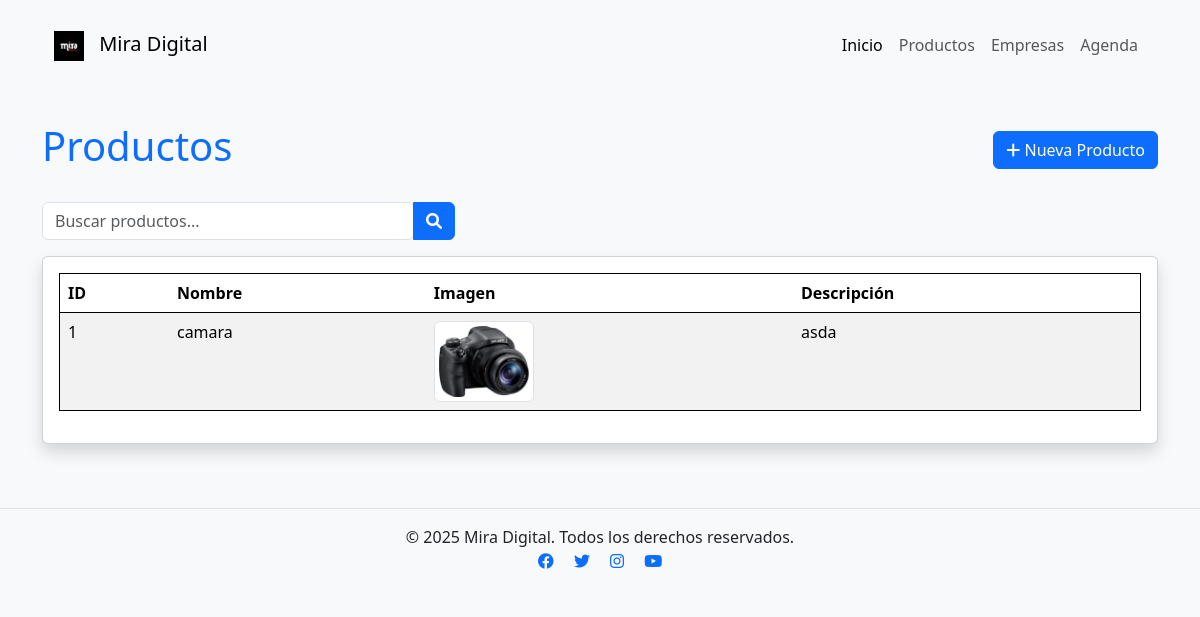
The page /productos.php on the database its author committed.
### tables this page shows
CREATE TABLE `productos` (
  `id` int(11) NOT NULL,
  `nombre` varchar(50) NOT NULL,
  `imagen` varchar(200) NOT NULL,
  `descripcion` varchar(200) NOT NULL,
  `id_usuario` int(11) NOT NULL
);

### productos.php (the view, shortened to what this page needs)
<head>
    <link href="https://cdn.jsdelivr.net/npm/bootstrap@5.3.3/dist/css/bootstrap.min.css" rel="stylesheet">
    <link rel="stylesheet" href="https://cdn.datatables.net/1.13.6/css/jquery.dataTables.min.css">
    <link href="https://cdnjs.cloudflare.com/ajax/libs/font-awesome/6.0.0/css/all.min.css" rel="stylesheet">
</head>
<body class="bg-light">
    <div class="card-body" style="padding: 1rem 1.25rem;">
    <div class="wrapper">
        <div class="container">
        <?php require_once("conectar.php"); ?>
        <div class="container my-5">
            <div class="d-flex justify-content-between align-items-center mb-4">
                <h1 class="text-primary">Productos</h1>
                <button type="button" class="btn btn-primary" data-bs-toggle="modal" data-bs-target="#nuevaempresa">
                    <i class="fas fa-plus"></i> Nueva Producto
                </button>
            </div>
            <div class="input-group mb-3">
                <div class="col-md-6 col-lg-4">
                    <input type="search" class="form-control" id="searchbox" placeholder="Buscar productos...">
                 </div>
                 <button class="btn btn-primary"><i class="fas fa-search"></i></button>
            </div>
            <div class="card shadow">
            <div class="card-body">
            <table id="productosTabla" class="table table-striped " style="width:100%; border: 1px solid black;">
                <thead>
                    <tr>
                        <th>ID</th>
                        <th>Nombre</th>
                        <th>Imagen</th>
                        <th>Descripción</th>
                    </tr>
                </thead>
                <tbody>
                    <?php
                    $datos = $dbh->prepare("SELECT * FROM productos");
                    $datos->execute();
                    $dat = $datos->fetchAll();
                    foreach ($dat as $row) {
                    ?>
                        <tr>
                            <td><?php echo $row['id']; ?></td>
                            <td><?php echo $row['nombre']; ?></td>
                            <td><img src="imagenes/<?php echo $row["imagen"]; ?>" class="img-thumbnail" alt="Imagen del producto" width="100"></td>
                            <td><?php echo $row['descripcion']; ?></td>
                        </tr>
                    <?php
                    }
                    ?>
                </tbody>
            </table>
        </div>
    </div>
    </div>
    <body class="bg-light">
</body>
</body>
</html>

### rows shown on the page
productos: id "1", nombre "camara", imagen (picture), descripcion "asda"
